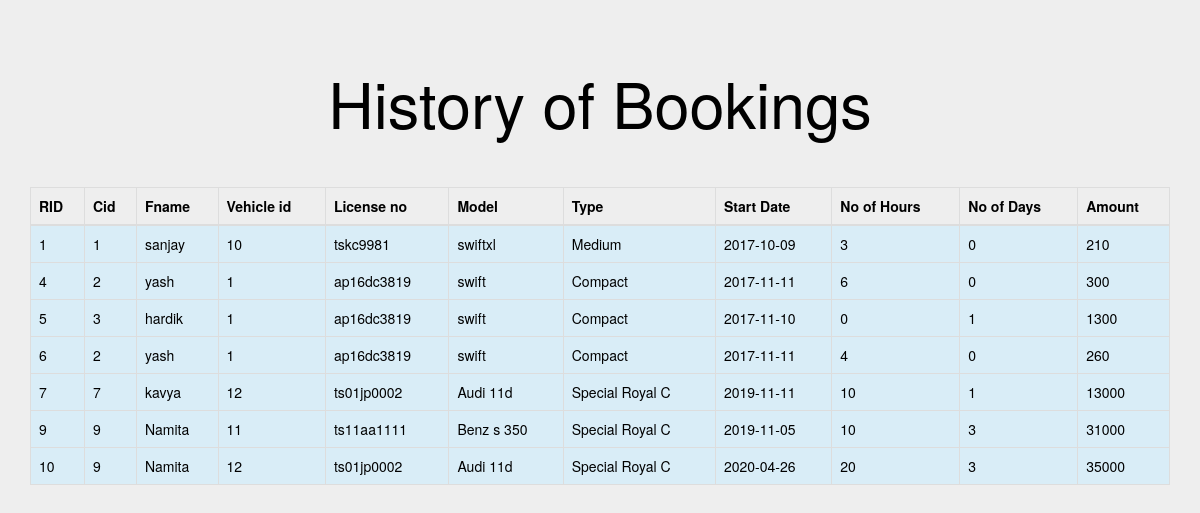
/report1.php (signed in), run on the app's committed database.
### tables this page shows
CREATE TABLE IF NOT EXISTS `history` (
  `Rid` int(10) NOT NULL,
  `cid` int(10) NOT NULL,
  `Fname` varchar(15) NOT NULL,
  `Vehicle_id` int(10) NOT NULL,
  `License_no` varchar(10) NOT NULL,
  `Model` varchar(10) NOT NULL,
  `Ctype` varchar(15) NOT NULL,
  `Rdate` date NOT NULL,
  `Nohours` int(10) NOT NULL,
  `Nodays` int(10) NOT NULL,
  `amt` int(20) DEFAULT NULL
);

### report1.php (the view, shortened to what this page needs)
<!DOCTYPE html PUBLIC "-//W3C//DTD HTML 4.01 Transitional//EN"  "http://www.w3.org/TR/html4/loose.dtd">
<html>
<head>
	<link rel="stylesheet" href="https://maxcdn.bootstrapcdn.com/bootstrap/3.3.7/css/bootstrap.min.css" >
        <link rel="stylesheet"
  href="https://cdn.jsdelivr.net/npm/animate.css@3.5.2/animate.min.css">
  <link rel="stylesheet"
  href="https://cdnjs.cloudflare.com/ajax/libs/animate.css/3.5.2/animate.min.css">
</head>
<body class="jumbotron container animated fadeInUp">
<?php
	$database_host = "localhost";
	$database_user = "root";
	$database_pass = "";
	$database_name = "carrental";
	$connection = mysqli_connect($database_host, $database_user, $database_pass, $database_name);
                ?>
<?php
        $res3="select * from history";
	$result3=mysqli_query($connection,$res3);
	echo "<h1><center>History of Bookings</h1><br><br>";
?>
<table class="table table-hover table-bordered">
<thead>
<tr>
<th>RID</th>
<th>Cid</th>
<th>Fname</th>
<th>Vehicle id</th>
<th>License no</th>
<th>Model</th>
<th>Type</th>
<th>Start Date</th>
<th>No of Hours</th>
<th>No of Days</th>
<th>Amount</th>
</tr>
</thead>
<tbody>
<?php
if (mysqli_num_rows($result3) > 0) {
while($row2 = mysqli_fetch_assoc($result3))
{
echo "<tr class='info'>";
echo "<td>" . $row2["Rid"] . "</td>";
echo "<td>" . $row2["cid"] . "</td>";
echo "<td>" . $row2["Fname"] . "</td>";
echo "<td>" . $row2["Vehicle_id"] . "</td>";
echo "<td>" . $row2["License_no"] . "</td>";
echo "<td>" . $row2["Model"] . "</td>";
echo "<td>" . $row2["Ctype"] . "</td>";
echo "<td>" . $row2["Rdate"] . "</td>";
echo "<td>" . $row2["Nohours"] . "</td>";
echo "<td>" . $row2["Nodays"] . "</td>";
echo "<td>" . $row2["amt"] . "</td>";
echo "</tr>";
}
}
?>
</tbody>
</table>

### data on the page
history: Rid "1", cid "1", Fname "sanjay", Vehicle "10", License_no "tskc9981", Model "swiftxl", Ctype "Medium", Rdate "2017-10-09", Nohours "3", Nodays "0", amt "210"
history: Rid "4", cid "2", Fname "yash", Vehicle "1", License_no "ap16dc3819", Model "swift", Ctype "Compact", Rdate "2017-11-11", Nohours "6", Nodays "0", amt "300"
history: Rid "5", cid "3", Fname "hardik", Vehicle "1", License_no "ap16dc3819", Model "swift", Ctype "Compact", Rdate "2017-11-10", Nohours "0", Nodays "1", amt "1300"
history: Rid "6", cid "2", Fname "yash", Vehicle "1", License_no "ap16dc3819", Model "swift", Ctype "Compact", Rdate "2017-11-11", Nohours "4", Nodays "0", amt "260"
history: Rid "7", cid "7", Fname "kavya", Vehicle "12", License_no "ts01jp0002", Model "Audi 11d", Ctype "Special Royal C", Rdate "2019-11-11", Nohours "10", Nodays "1", amt "13000"
history: Rid "9", cid "9", Fname "Namita", Vehicle "11", License_no "ts11aa1111", Model "Benz s 350", Ctype "Special Royal C", Rdate "2019-11-05", Nohours "10", Nodays "3", amt "31000"
history: Rid "10", cid "9", Fname "Namita", Vehicle "12", License_no "ts01jp0002", Model "Audi 11d", Ctype "Special Royal C", Rdate "2020-04-26", Nohours "20", Nodays "3", amt "35000"
